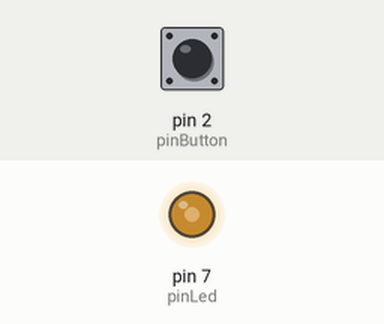
Recording of a sketch running on a simulated Arduino Uno, built with avr-gcc and run on an emulated ATmega328P. On the bench: output pins drawn as LEDs (lit = HIGH). Inputs (shaded band) come from the test bench; at power-on: pin 2 (pinButton) HIGH.

Above: at 1.2 s.
1.3 s: pin 2 (pinButton) pulled LOW for 0.15 s
At 2.4 s:
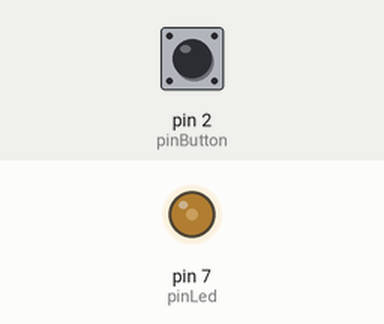
3.1 s: pin 2 (pinButton) pulled LOW for 1 s
At 5.3 s:
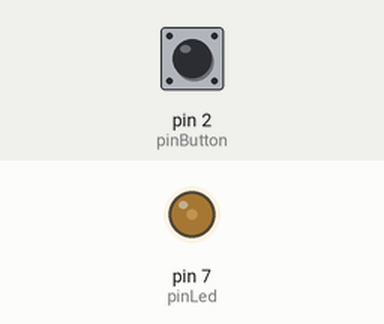
Timing chart, 0 to 6.8 s (numbered marks = the images above; inputs shaded):
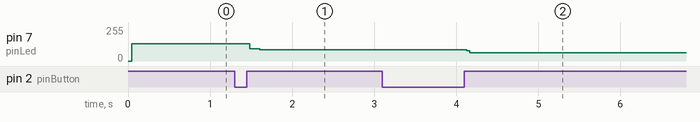

Measured:
- after the input at 1.3 s, pin 7 (pinLed): 129/255 → 91/255 after 0.19 s, → 84/255 0.12 s later
- after the input at 3.1 s, pin 7 (pinLed): 84/255 → 63/255 after 1.0 s

The sketch:

Boton_pwm_dimerizador.ino
```cpp
//variables globales
int switchState = 0;
int delayMillis = 0;
bool isTheButtonBeingPressed = false;
//conisTheButtonBeingPressedstantes de los pins
const int pinLed = 7;
const int pinButton = 2;

void setup() {
  //le decimos a Arduino qué tiene enchufado. Para eso inicializamos los pines
  pinMode(pinLed,OUTPUT);
  pinMode(pinButton, INPUT);
} //fin del setup

void loop() {
  switchState = digitalRead(pinButton);
  if (switchState == LOW) {
    //el botón no está pulsado
    isTheButtonBeingPressed = false;
  } //fin del if
  else {
     if (isTheButtonBeingPressed == false) {
      //el botón acaba de pulsarse
      isTheButtonBeingPressed = true;
      delayMillis ++;
     } //fin del if the isthebuttonbeingpressed
  } //fin del else del switchstate
  //encendemos las luces
  digitalWrite(pinLed, LOW);
  delay(delayMillis);
  digitalWrite(pinLed, HIGH);
  delay(1);
  //revisamos el delayMillis que no se salga de un ámbito.
  if (delayMillis >10) {
    delayMillis = 0;
    } //fin del if
} //fin del loop
```
